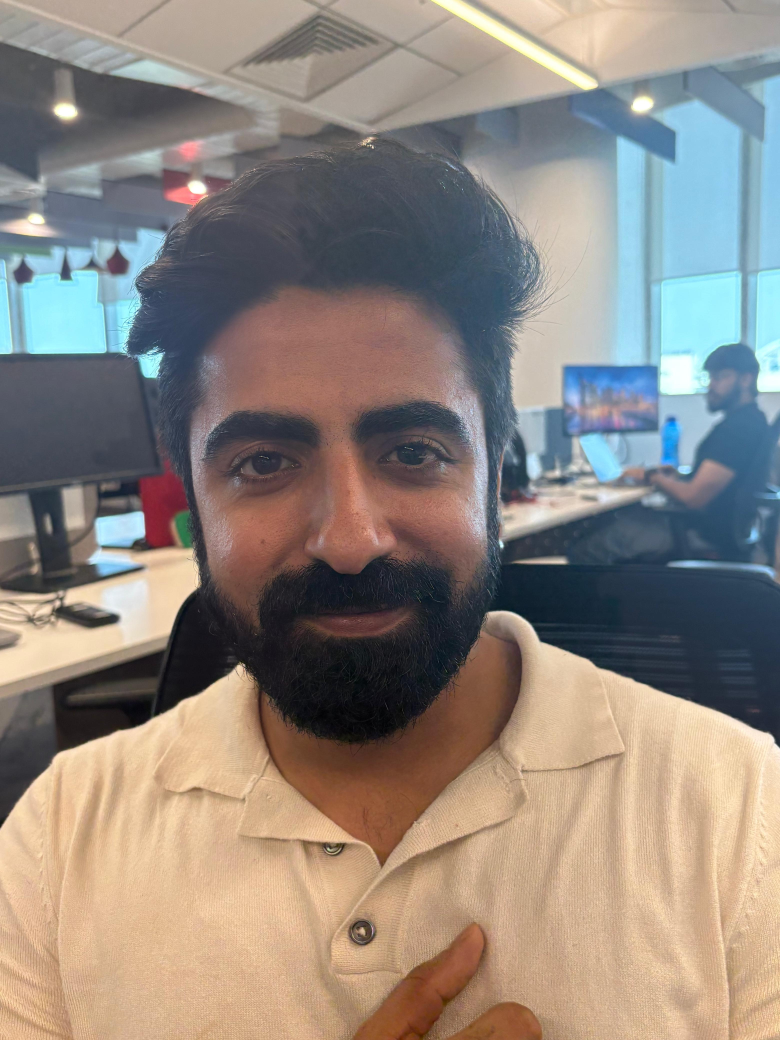
#> input picture known_faces/Ankit/IMG-20260624-WA0012.jpg, 3120 x 4160 px (shown at 1/4 size); its folder holds only this picture in this run
$ python image_detect.py ../known_faces/Ankit/IMG-20260624-WA0012.jpg
#> lines starting #> are read from the running program, lines starting #| are printed output that depends on the picture
### backend/face_detection/detector.py
from __future__ import annotations

from pathlib import Path
from typing import List, Tuple

import cv2
import numpy as np

"""Face detection utilities built on OpenCV's Haar cascade pipeline.

Algorithm summary:
1. Convert the input frame from BGR to grayscale.
2. Run a pre-trained Viola-Jones Haar cascade classifier with a multi-scale
   sliding-window search (detectMultiScale).
3. Merge and filter candidate windows using minNeighbors and return final
   face bounding boxes as (x, y, w, h) integer tuples.

Why this works:
- The cascade is trained on Haar-like intensity features and uses boosted
  weak learners organized in stages, which allows quick rejection of
  non-face regions.
- Multi-scale scanning supports faces appearing at different sizes.
"""


Rect = Tuple[int, int, int, int]


class FaceDetector:
    """OpenCV Haar cascade face detector.

    Parameters:
    - scale_factor: image pyramid reduction factor between scales.
      Smaller values increase accuracy/recall but are slower.
    - min_neighbors: minimum nearby detections required to keep a result.
      Higher values reduce false positives but may miss small/partial faces.
    """

    def __init__(self, scale_factor: float = 1.1, min_neighbors: int = 5) -> None:
        if not hasattr(cv2, "CascadeClassifier"):
            version = getattr(cv2, "__version__", "unknown")
            cv2_path = getattr(cv2, "__file__", "unknown")
            raise RuntimeError(
                "The active OpenCV build does not provide CascadeClassifier. "
                "This project requires a stable 4.x opencv-python/opencv-python-headless build. "
                f"Detected cv2 version={version} from {cv2_path}. "
                "Remove conflicting OpenCV 5 packages and reinstall requirements."
            )

        cascade_path = Path(cv2.data.haarcascades) / "haarcascade_frontalface_default.xml"
        self._classifier = cv2.CascadeClassifier(str(cascade_path))
        if self._classifier.empty():
            raise RuntimeError(f"Failed to load Haar cascade from {cascade_path}")

        # Secondary cascade — human eyes are highly distinctive vs. animal faces.
        eye_path = Path(cv2.data.haarcascades) / "haarcascade_eye.xml"
        self._eye_classifier = cv2.CascadeClassifier(str(eye_path))

        self._scale_factor = scale_factor
        self._min_neighbors = min_neighbors

    def detect(self, frame, strict: bool = False) -> List[Rect]:
        """Detect faces in a BGR frame and return (x, y, w, h) boxes.

        Parameters
        ----------
        strict:
            When True (still images / uploads) uses 2× min_neighbors and skips
            the dim-light fallback pass, preventing over-detection in group photos.
        """
        gray = cv2.cvtColor(frame, cv2.COLOR_BGR2GRAY)
        fh, fw = frame.shape[:2]

        # Scale min face size to image resolution.
        min_face_px = max(40, int(min(fh, fw) * 0.04))

        # Strict mode doubles the evidence requirement per detection window.
        neighbors = self._min_neighbors * 2 if strict else self._min_neighbors

        # Primary pass: CLAHE helps lift facial contrast in dim lighting.
        enhanced = self._enhance_gray(gray)
        faces = self._classifier.detectMultiScale(
            enhanced,
            scaleFactor=self._scale_factor,
            minNeighbors=neighbors,
            minSize=(min_face_px, min_face_px),
        )

        if len(faces) == 0 and not strict:
            # Fallback ONLY for genuinely dark real-time frames, never still images.
            if float(gray.mean()) < 110:
                boosted = self._boost_low_light(enhanced)
                faces = self._classifier.detectMultiScale(
                    boosted,
                    scaleFactor=self._scale_factor,
                    minNeighbors=max(4, neighbors - 2),
                    minSize=(min_face_px, min_face_px),
                )

        faces_list = [tuple(map(int, face)) for face in faces]
        faces_list = self._filter_face_candidates(faces_list, frame.shape[:2])
        faces_list = self._verify_human_faces(faces_list, enhanced, frame)
        faces_list = self._suppress_duplicate_faces(faces_list)
        # Trim the Haar background padding so boxes sit tight on the actual face.
        return [self._trim_face_box(x, y, w, h, fh, fw) for x, y, w, h in faces_list]

    def _trim_face_box(self, x: int, y: int, w: int, h: int, fh: int, fw: int) -> Rect:
        """Remove the background border that Haar detection windows add.

        Haar windows include ~7 % extra forehead, ~5 % sides, ~3 % chin.
        Trimming those makes the drawn box sit tightly on the face.
        """
        trim_top  = int(h * 0.07)
        trim_side = int(w * 0.05)
        trim_bot  = int(h * 0.03)
        nx = min(fw - 1, x + trim_side)
        ny = min(fh - 1, y + trim_top)
        nw = max(20, min(w - 2 * trim_side, fw - nx))
        nh = max(20, min(h - trim_top - trim_bot, fh - ny))
        return (nx, ny, nw, nh)

    def _verify_human_faces(
        self, faces: List[Rect], gray_enhanced: np.ndarray, frame_bgr: np.ndarray
    ) -> List[Rect]:
        """Keep only boxes that contain human eyes or strong human skin tone.

        Animals (monkeys, apes, dogs) are rejected because:
        - haarcascade_eye.xml was trained on human eyes and rarely fires on
          animal eye regions framed at human-face proportions.
        - Human skin occupies a narrow YCrCb band absent from most animal fur.
        """
        verified: List[Rect] = []
        fh, fw = frame_bgr.shape[:2]

        for x, y, w, h in faces:
            has_eye = False

            if not self._eye_classifier.empty():
                # Search upper 65 % of the box — where human eyes sit.
                eye_y2 = min(fh, y + int(h * 0.65))
                roi_gray = gray_enhanced[max(0, y):eye_y2, max(0, x):min(fw, x + w)]
                if roi_gray.size > 0:
                    eyes = self._eye_classifier.detectMultiScale(
                        roi_gray,
                        scaleFactor=1.1,
                        minNeighbors=3,
                        minSize=(max(8, w // 8), max(8, w // 8)),
                    )
                    has_eye = len(eyes) >= 1

            if has_eye:
                # Eye cascade fired → almost certainly a human face.
                verified.append((x, y, w, h))
            elif self._has_human_skin(frame_bgr, x, y, w, h, fh, fw):
                # No eye hit but strong skin signal (closed eyes / dim light).
                verified.append((x, y, w, h))
            # else: animal or object — silently dropped.

        return verified

    def _has_human_skin(
        self,
        frame_bgr: np.ndarray,
        x: int,
        y: int,
        w: int,
        h: int,
        fh: int,
        fw: int,
    ) -> bool:
        """Return True when the face ROI contains enough human-skin-coloured pixels.

        YCrCb range [0,128,70]→[255,185,140] covers all human ethnicities while
        excluding the grey/brown tones typical of animal fur.
        """
        x0, y0 = max(0, x), max(0, y)
        x1, y1 = min(fw, x + w), min(fh, y + h)
        roi = frame_bgr[y0:y1, x0:x1]
        if roi.size == 0:
            return False
        ycrcb = cv2.cvtColor(roi, cv2.COLOR_BGR2YCrCb)
        skin_mask = cv2.inRange(
            ycrcb,
            np.array([0, 128, 70], dtype=np.uint8),
            np.array([255, 185, 140], dtype=np.uint8),
        )
        total = roi.shape[0] * roi.shape[1]
        ratio = float(np.count_nonzero(skin_mask)) / max(1, total)
        # Human face boxes typically have 28-90 % skin-coloured pixels.
        return ratio >= 0.28

    def _filter_face_candidates(self, faces: List[Rect], frame_hw: Tuple[int, int]) -> List[Rect]:
        """Drop unlikely boxes to reduce false positives on non-face objects."""
        if not faces:
            return []

        fh, fw = frame_hw
        min_area = max(900, int(0.002 * fw * fh))
        filtered: List[Rect] = []

        for x, y, w, h in faces:
            if w <= 0 or h <= 0:
                continue
            area = w * h
            if area < min_area:
                continue

            ratio = w / float(max(1, h))
            if ratio < 0.65 or ratio > 1.55:
                continue

            filtered.append((x, y, w, h))

        return filtered

    def _suppress_duplicate_faces(self, faces: List[Rect]) -> List[Rect]:
        """Collapse overlapping/contained windows that point to the same face."""
        if not faces:
            return []

        # Keep larger, stronger windows first.
        sorted_faces = sorted(faces, key=lambda r: r[2] * r[3], reverse=True)
        kept: List[Rect] = []

        for candidate in sorted_faces:
            if any(self._is_duplicate_face(candidate, existing) for existing in kept):
                continue
            kept.append(candidate)

        return kept

    def _is_duplicate_face(self, a: Rect, b: Rect) -> bool:
        ax, ay, aw, ah = a
        bx, by, bw, bh = b

        a_x2, a_y2 = ax + aw, ay + ah
        b_x2, b_y2 = bx + bw, by + bh

        inter_x1 = max(ax, bx)
        inter_y1 = max(ay, by)
        inter_x2 = min(a_x2, b_x2)
        inter_y2 = min(a_y2, b_y2)

        inter_w = max(0, inter_x2 - inter_x1)
        inter_h = max(0, inter_y2 - inter_y1)
        inter_area = inter_w * inter_h
        if inter_area <= 0:
            return False

        area_a = aw * ah
        area_b = bw * bh
        union = area_a + area_b - inter_area
        iou = inter_area / float(max(1, union))

        # One box mostly contained in another box.
        contain_a = inter_area / float(max(1, area_a))
        contain_b = inter_area / float(max(1, area_b))

        return iou >= 0.25 or contain_a >= 0.75 or contain_b >= 0.75

    def _enhance_gray(self, gray):
        clahe = cv2.createCLAHE(clipLimit=2.5, tileGridSize=(8, 8))
        enhanced = clahe.apply(gray)
        return cv2.GaussianBlur(enhanced, (3, 3), 0)

    # [10 lines left out: function _boost_low_light, not called in this run]


def draw_faces(frame, faces: List[Rect]):
    for (x, y, w, h) in faces:
        cv2.rectangle(frame, (x, y), (x + w, y + h), (0, 200, 120), 2)
    return frame

### backend/image_detect.py
from __future__ import annotations

import argparse
from pathlib import Path

import cv2

from backend.face_detection.detector import FaceDetector, draw_faces


def parse_args() -> argparse.Namespace:
    parser = argparse.ArgumentParser(description="Detect faces in an image.")
    parser.add_argument("input", type=Path, help="Path to input image")
    parser.add_argument(
        "--output",
        type=Path,
        default=Path("outputs/detected.jpg"),
        help="Path for output image (default: outputs/detected.jpg)",
    )
    parser.add_argument(
        "--recognize",
        action="store_true",
        help="Identify faces using trained encodings (requires models/encodings.pkl).",
    )
    parser.add_argument(
        "--encodings",
        default="models/encodings.pkl",
        metavar="FILE",
        help="Path to encodings file (default: models/encodings.pkl).",
    )
    return parser.parse_args()


def main() -> None:
    args = parse_args()

    image = cv2.imread(str(args.input))
#> image is the input picture: shape (4160, 3120, 3); mean B, G, R 127.2, 134.7, 143.7
    if image is None:
        raise FileNotFoundError(f"Could not read image: {args.input}")

    detector = FaceDetector()
    faces = detector.detect(image)
#> in detect, `gray = cv2.cvtColor(frame, cv2.COLOR_BGR2GRAY)`:
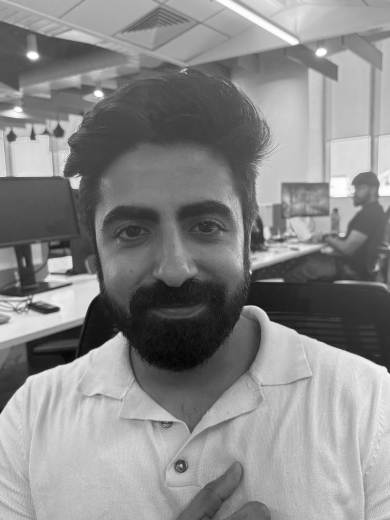
#> gray: shape (4160, 3120) (shown at 1/8 size); min 0, max 255, mean 136.6
#> in _enhance_gray, `enhanced = clahe.apply(gray)`:
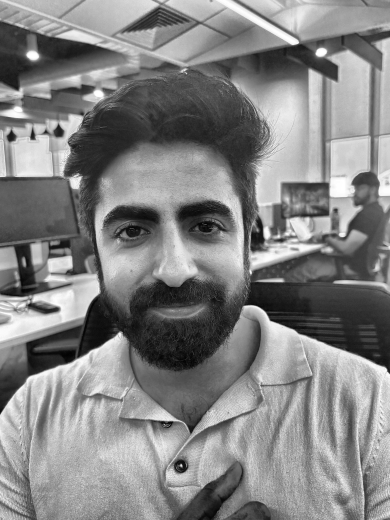
#> enhanced: shape (4160, 3120) (shown at 1/8 size); min 0, max 255, mean 131.5
#> in detect, `faces = self._classifier.detectMultiScale( enhanced, scaleFactor=self...`: faces = [[1199, 3453, 208, 208], [504, 1149, 1735, 1735]]
#> in detect, `faces_list = [tuple(map(int, face)) for face in faces]`: faces_list = [(1199, 3453, 208, 208), (504, 1149, 1735, 1735)]
#> the loop in _filter_face_candidates, `for x, y, w, h in faces:` made 2 passes
#> (x, y, w, h, area, ratio) on passes 1 to 2: (1199, 3453, 208, 208, 43264, 1), (504, 1149, 1735, 1735, 3010225, 1)
#> the loop in _verify_human_faces, `for x, y, w, h in faces:` made 2 passes
#> (x, y, w, h, has_eye, eye_y2, x0 in _has_human_skin, y0 in _has_human_skin) on pass 1: (1199, 3453, 208, 208, False, 3588, 1199, 3453)
#> pass 1, in _verify_human_faces, `roi_gray = gray_enhanced[max(0, y):eye_y2, max(0, x):min(fw, x + w)]`:
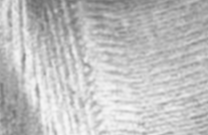
#> roi_gray: shape (135, 208); min 108, max 247, mean 192.4
#> pass 1, in _has_human_skin, `roi = frame_bgr[y0:y1, x0:x1]`:
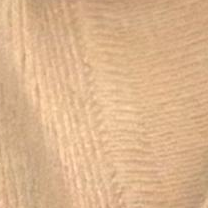
#> roi: shape (208, 208, 3); mean B, G, R 141.2, 180.1, 219.8
#> after the loop in _verify_human_faces, `for x, y, w, h in faces:`:
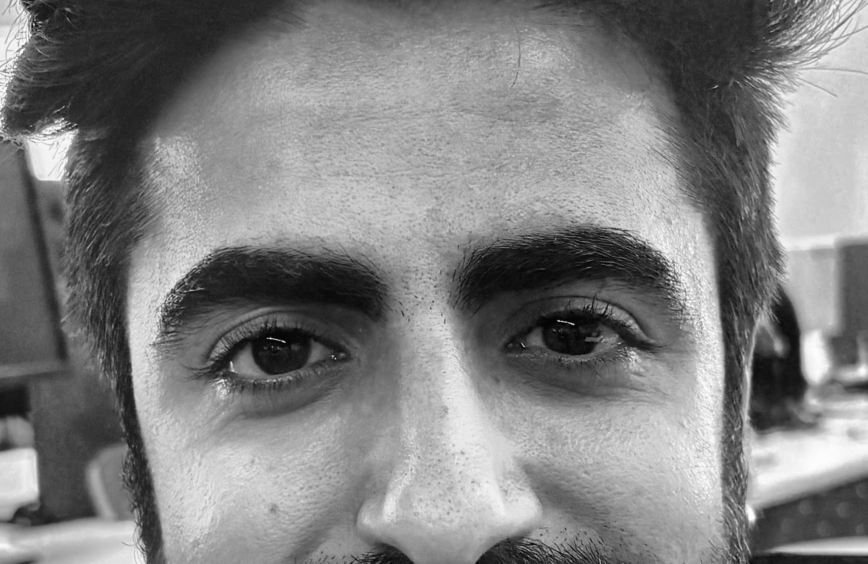
#> roi_gray: shape (1127, 1735) (shown at 1/2 size); min 2, max 254, mean 128.8
#> in _suppress_duplicate_faces, `sorted_faces = sorted(faces, key=lambda r: r[2] * r[3], reverse=True)`: sorted_faces = [(504, 1149, 1735, 1735), (1199, 3453, 208, 208)]
#> the loop in _suppress_duplicate_faces, `for candidate in sorted_faces:` made 2 passes
#> faces = [(590, 1270, 1563, 1562), (1209, 3467, 188, 188)]

    if args.recognize:
        from backend.face_detection.recognizer import FaceRecognizer, draw_recognition
        recognizer = FaceRecognizer(encodings_path=args.encodings)
        matches = recognizer.recognize(image, faces)
        output = draw_recognition(image, matches)
        names = [name for _, name, _ in matches]
        print(f"Detected {len(faces)} face(s): {', '.join(names) if names else 'none'}")
    else:
        output = draw_faces(image, faces)
#> the loop in draw_faces, `for (x, y, w, h) in faces:` made 2 passes
        print(f"Detected {len(faces)} face(s).")
#| Detected 2 face(s).

    args.output.parent.mkdir(parents=True, exist_ok=True)
    cv2.imwrite(str(args.output), output)
    print(f"Saved output to: {args.output}")


if __name__ == "__main__":
    main()

$ run again, on known_faces/Anushka/IMG_7401.jpeg
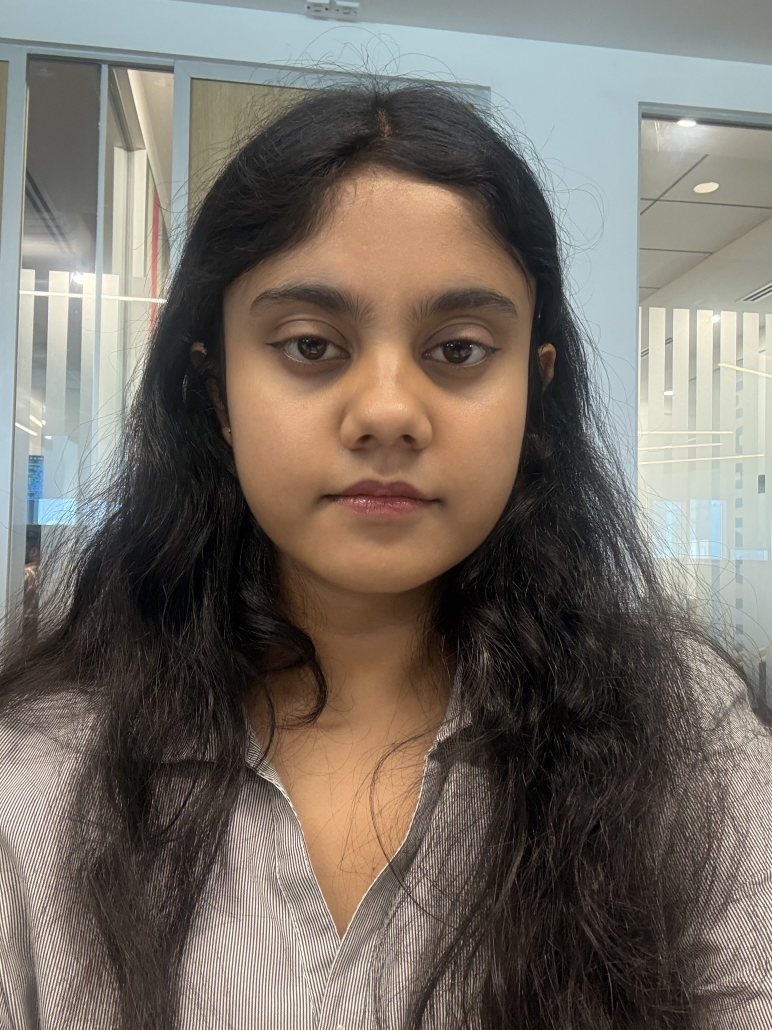
#> input picture known_faces/Anushka/IMG_7401.jpeg, 2316 x 3088 px (shown at 1/3 size)
#> in main, image is the input picture: shape (3088, 2316, 3); mean B, G, R 102.8, 110.8, 118.2
#> in _enhance_gray, `enhanced = clahe.apply(gray)`:
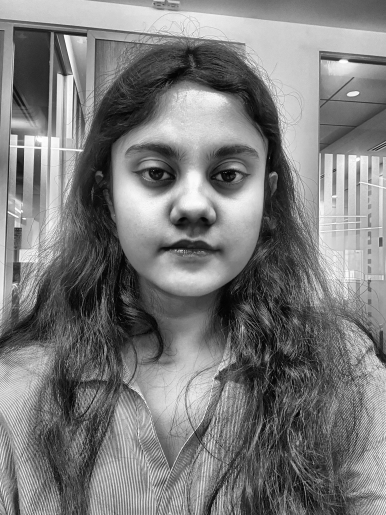
#> enhanced: shape (3088, 2316) (shown at 1/6 size); min 0, max 255, mean 123.5
#> in detect, `faces = self._classifier.detectMultiScale( enhanced, scaleFactor=self...`: faces = [[517, 519, 1265, 1265]]
#> faces_list = [(517, 519, 1265, 1265)]
#> the loop in _filter_face_candidates, `for x, y, w, h in faces:` made 1 pass
#> (x, y, w, h, area, ratio) on pass 1: (517, 519, 1265, 1265, 1600225, 1)
#> the loop in _verify_human_faces, `for x, y, w, h in faces:` made 1 pass
#> (x, y, w, h, has_eye, eye_y2, eyes) on pass 1: (517, 519, 1265, 1265, True, 1341, [[721, 402, 258, 258], [275, 392, 259, 259]])
#> pass 1, in _verify_human_faces, `roi_gray = gray_enhanced[max(0, y):eye_y2, max(0, x):min(fw, x + w)]`:
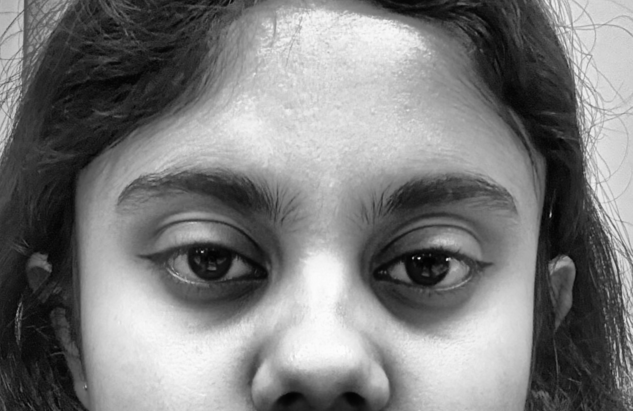
#> roi_gray: shape (822, 1265) (shown at 1/2 size); min 1, max 252, mean 124
#> the loop in _suppress_duplicate_faces, `for candidate in sorted_faces:` made 1 pass
#> in main, `faces = detector.detect(image)`: faces = [(580, 607, 1139, 1140)]
#> the loop in draw_faces, `for (x, y, w, h) in faces:` made 1 pass
#| Detected 1 face(s).
